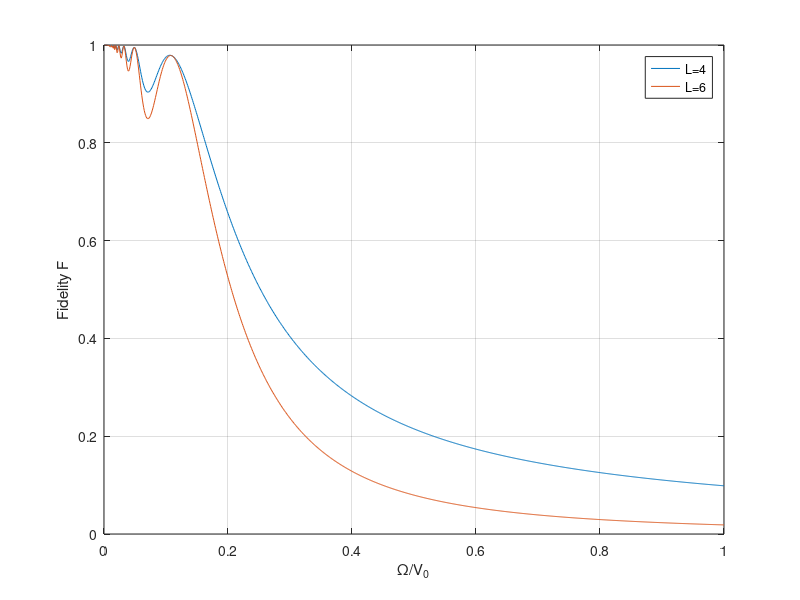

Reproduce this figure in MATLAB.
% GHZ State as a three state scheme
%
%
%
clear all;

M = 1000;  % number of fidelity measurements
Fidelity_3_state(1:2,1:M) = 0;
integer = 1;
for N = 4:2:6
    % Definitopm of the chain
    %N =4  ;   % number of atoms
    %L = 4.7;       % length of chain
    a = 1.175;     % distance between the atoms
    x = a*(1:N); % position of the atoms

    % V_0 = 1;
    % Omega = 1;
    % Definition of the states
    ryd  = [1;0]; % Rydberg state
    up   = [0;1]; % up state
    %down = [0;0;1]; % down state

    % single particle operators
    num     = ryd*ryd'; % number operator n = |R><R|
    sigma_x = [0, 1;1,0]; %
    one = eye(2);% identity matrix

    % many particle state
    gamma = 6; % exponent of interaction force

    
    %Construction of the correct GHZ state

    GHZ_l = up;
    GHZ_r = ryd;

    for cnt = 1:N-1
          if mod(cnt,2) == 0
              GHZ_l = kron(up,GHZ_l);
              GHZ_r = kron(ryd,GHZ_r);

          else
              GHZ_l = kron(ryd,GHZ_l);
              GHZ_r = kron(up,GHZ_r);
          end
    end

     GHZ = (1/sqrt(2)) * (GHZ_l+GHZ_r);
    
    for counter = 1:M % Measuring the fidelity
        
        % Rabi frequency for the two transitions
        Omega = 0.0000001*counter;
        % Interaction potential
        V_0 = 0.0001; % nearest neighbor interaction

        O_V (counter) = Omega/V_0;
        GS = up;
        % Construction of the many particle GS
        for cnt =1:N-1
                  GS = kron(GS,up);  %construction of many particle product state
        end


        s_x1   = kron(sigma_x,one); %sigma_x1
        s_x2   = kron(one,sigma_x); %sigma_x2

        n_k    = kron(num,one); %n_k
        nk_1   = kron(one,num); %n_k+1

        V_int_12 =  V_0/((abs(a))^gamma) * n_k*nk_1; %* num_all others       
        V_int_21 =  V_0/((abs(a))^gamma) * nk_1*n_k;
        %

        % pi/2 pulse to produce superposition state -> acts on 1st atom
        Hamil_12 = Omega*s_x1 + V_int_12;
        t        = pi/(4*Omega);
        Unit_12  = expm(-i*t*Hamil_12); % unitary operator
        if N > 2
            unt = one;
            for cnt = 1:N-3
              unt = kron(one,unt);
            end
            Unit_12 = kron(Unit_12,unt);
        end

        Psi = Unit_12*GS;

        % Series of pi pulses
        Hamil    = Omega*s_x2 + V_int_21;

        for k_atom = 2:N
          unt = one;
          t      = pi/(2*Omega);
          Unit   = expm(-i*t*Hamil); % unitary operator  

          if k_atom ~= N
              for cnt = N-1:-1:2

                  if cnt ==k_atom 
                     unt = kron(Unit,unt) ;
                     continue
                  end
                  unt = kron(one,unt);

              end
              Psi = unt * Psi;
          elseif k_atom ==N 

              unt = kron(one,Unit);
              for cnt =  N-2:-1:2
                  unt = kron(one,unt);
              end
              Psi= unt*Psi;
          end

        end
    Fidelity_3_state(integer,counter) = abs(Psi'*GHZ);
    end
       integer = integer+1;
end
figure(2)
plot(O_V,Fidelity_3_state(1,:), O_V,Fidelity_3_state(2,:))
grid on;
legend('L=4','L=6')
xlabel('\Omega/V_0')
ylabel('Fidelity F')